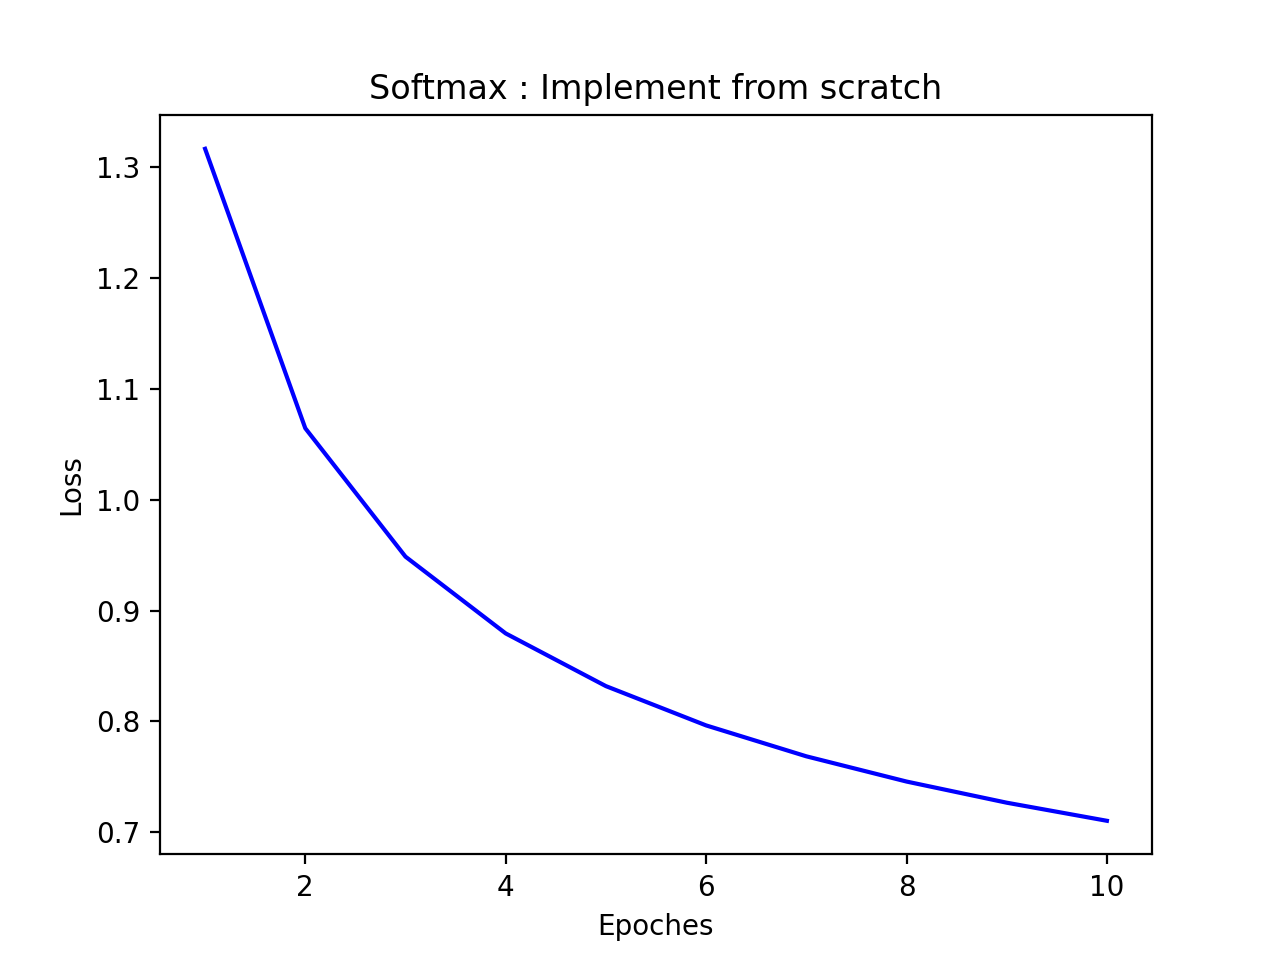

The Python source for this figure:
import torch
import numpy as np
import torchvision
import torchvision.transforms as transforms
import matplotlib.pyplot as plt

# 设置随机种子
torch.manual_seed(0)
np.random.seed(0)

# 加载FashionMNIST数据集
transform = transforms.Compose([transforms.ToTensor(), transforms.Normalize((0.5,), (0.5,))])
train_dataset = torchvision.datasets.FashionMNIST(root='./Datasets', train=True, download=False, transform=transform)
test_dataset = torchvision.datasets.FashionMNIST(root='./Datasets', train=False, download=False, transform=transform)

# 将数据集分为训练集和测试集
train_loader = torch.utils.data.DataLoader(train_dataset, batch_size=128, shuffle=True)
test_loader = torch.utils.data.DataLoader(test_dataset, batch_size=128, shuffle=False)


# 定义softmax回归模型
class SoftmaxRegression:
    def __init__(self, num_features, num_classes):
        self.num_features = num_features
        self.num_classes = num_classes
        self.W = np.random.randn(self.num_features, self.num_classes) * 0.01
        self.b = np.zeros(self.num_classes)
        self.losses = []

    # 定义softmax函数，在前向传播时使用
    def softmax(self, X):
        exps = np.exp(X - np.max(X, axis=1, keepdims=True))
        return exps / np.sum(exps, axis=1, keepdims=True)

    def cross_entropy_loss(self, y_pred, y_true):
        m = y_true.shape[0]
        log_probs = -np.log(y_pred[range(m), y_true])
        loss = np.sum(log_probs) / m
        return loss

    def train(self, X, y, num_epochs, learning_rate):
        for epoch in range(num_epochs):
            # 前向传播
            scores = np.dot(X, self
                            .W) + self.b
            probs = self.softmax(scores)

            # 计算损失
            loss = self.cross_entropy_loss(probs, y)

            # 反向传播
            dsoftmax = probs.copy()
            dsoftmax[range(X.shape[0]), y] -= 1
            dsoftmax /= X.shape[0]

            dW = np.dot(X.T, dsoftmax)
            db = np.sum(dsoftmax, axis=0)

            # 更新参数
            self.W -= learning_rate * dW
            self.b -= learning_rate * db

            if (epoch + 1) % 100 == 0:
                self.losses.append(loss)
                print(f'Epoch [{epoch + 1}/{num_epochs}], Loss: {loss:.4f}')

    def predict(self, X):
        scores = np.dot(X, self.W) + self.b
        return np.argmax(scores, axis=1)

    def evaluate(self, X, y):
        predictions = self.predict(X)
        accuracy = np.mean(predictions == y)
        return accuracy


# 初始化模型和超参数
num_features = 28 * 28
num_classes = 10
model = SoftmaxRegression(num_features, num_classes)
num_epochs = 1000
learning_rate = 0.01

# 在训练集上训练模型
X_train = train_dataset.data.numpy().reshape(-1, num_features) / 255.0
y_train = train_dataset.targets.numpy()
model.train(X_train, y_train, num_epochs, learning_rate)

# 在训练集和测试集上进行评估
X_test = test_dataset.data.numpy().reshape(-1, num_features) / 255.0
y_test = test_dataset.targets.numpy()
train_accuracy = model.evaluate(X_train, y_train)
test_accuracy = model.evaluate(X_test, y_test)

print(f'Train Accuracy: {train_accuracy:.4f}')
print(f'Test Accuracy: {test_accuracy:.4f}')

epoches = [i+1 for i in range(10)]
plt.figure(dpi=200)
plt.plot(epoches, model.losses, c='b')
plt.xlabel('Epoches')
plt.ylabel('Loss')
plt.title('Softmax : Implement from scratch')
# plt.savefig('Experiments1_3_1.png')
plt.show()